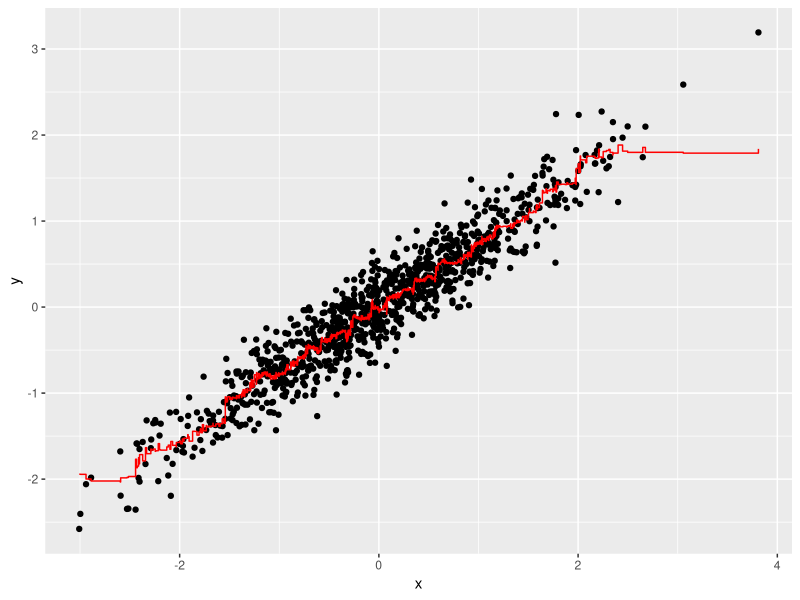

Reproduce this figure in R.
rm(list = ls())
library(dslabs)
library(caret)
library(tidyverse)
library(ggplot2)
library(rpart)
library(randomForest)

n <- 1000
sigma <- 0.25
set.seed(1) #set.seed(1, sample.kind = "Rounding") if using R 3.6 or later
x <- rnorm(n, 0, 1)
y <- 0.75 * x + rnorm(n, 0, sigma)
dat <- data.frame(x = x, y = y)

fit <- randomForest(y ~ x, data = dat, nodesize = 50, maxnodes = 25)
dat %>% 
  mutate(y_hat = predict(fit)) %>% 
  ggplot() +
  geom_point(aes(x, y)) +
  geom_step(aes(x, y_hat), col = "red")

#plot(fit)
